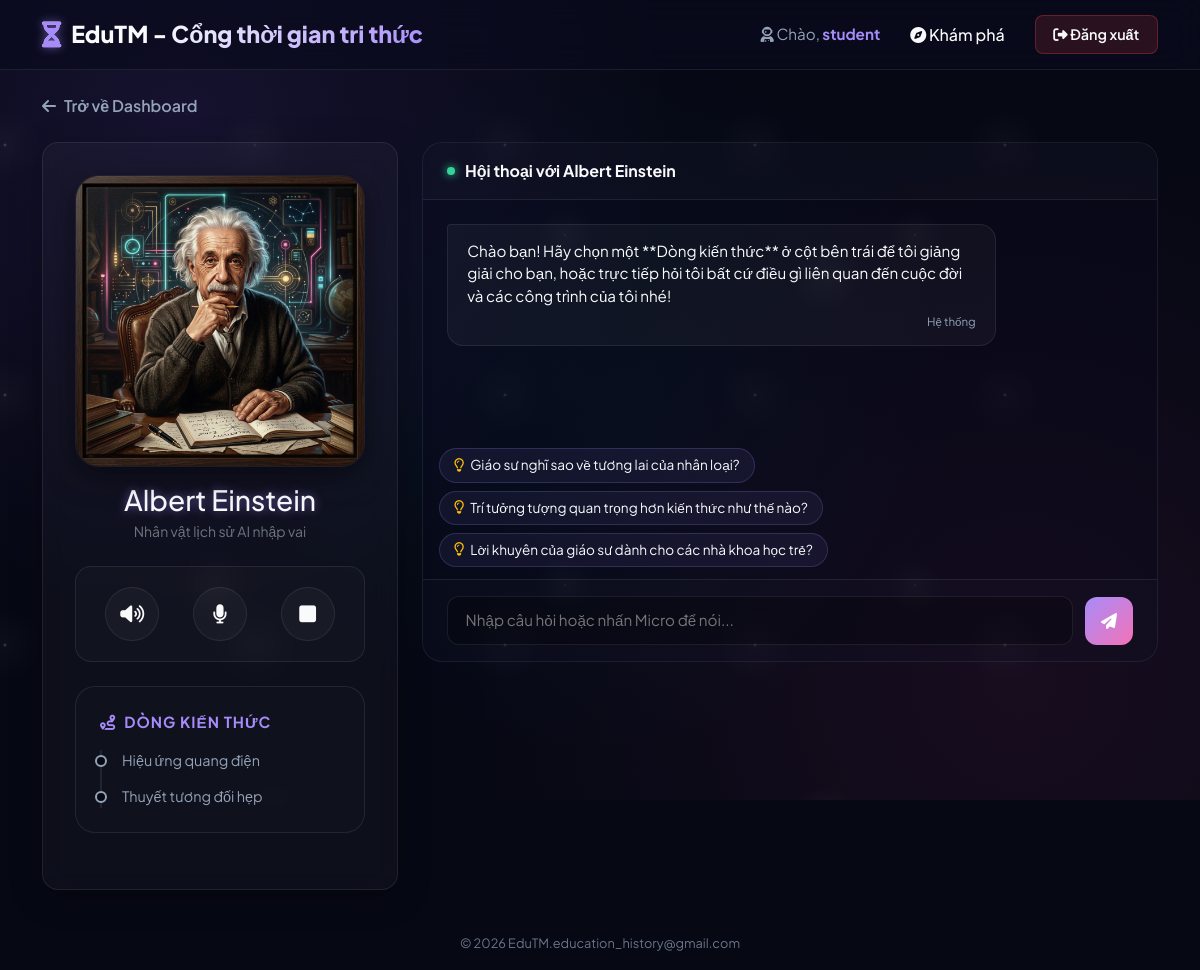
The app's page /chat/1 (signed in), older data.
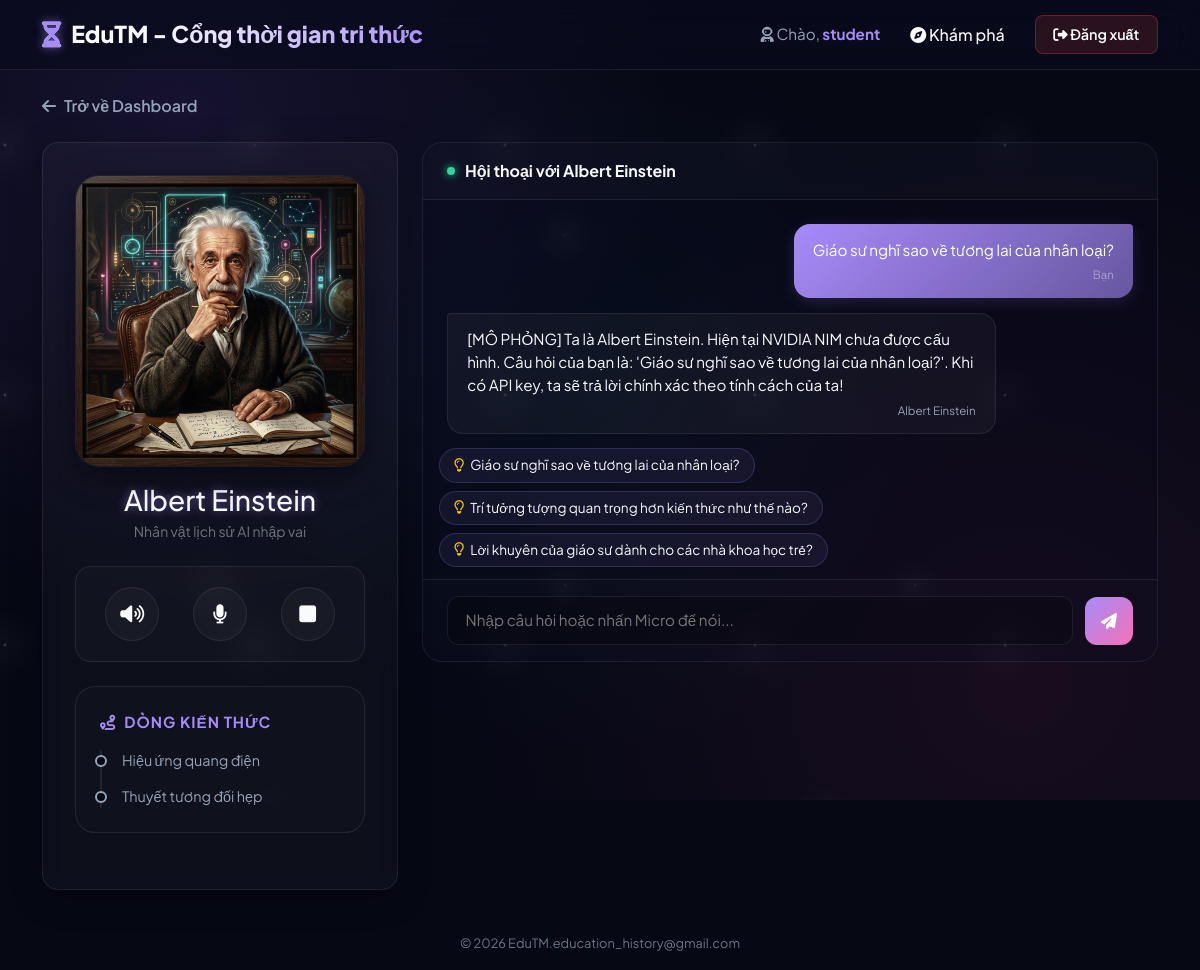
The same page, newer data.
### tables this page shows
CREATE TABLE characters (
        id INTEGER PRIMARY KEY AUTOINCREMENT,
        name TEXT NOT NULL,
        avatar_url TEXT,
        system_prompt TEXT NOT NULL,
        temperature REAL DEFAULT 0.7
    );

CREATE TABLE topics (
        id INTEGER PRIMARY KEY AUTOINCREMENT,
        character_id INTEGER NOT NULL,
        title TEXT NOT NULL,
        lecture_content TEXT NOT NULL,
        FOREIGN KEY(character_id) REFERENCES characters(id) ON DELETE CASCADE
    );

CREATE TABLE chat_history (
        id INTEGER PRIMARY KEY AUTOINCREMENT,
        user_id INTEGER NOT NULL,
        character_id INTEGER NOT NULL,
        sender TEXT NOT NULL,
        message TEXT NOT NULL,
        timestamp DATETIME DEFAULT CURRENT_TIMESTAMP,
        FOREIGN KEY(user_id) REFERENCES users(id) ON DELETE CASCADE,
        FOREIGN KEY(character_id) REFERENCES characters(id) ON DELETE CASCADE
    );

### app.py (the view)
@app.route('/chat/<int:char_id>')
def chat_room(char_id):
    conn = get_db_connection()
    character = conn.execute('SELECT * FROM characters WHERE id = ?', (char_id,)).fetchone()
    if not character:
        conn.close()
        flash('Nhân vật không tồn tại!', 'danger')
        return redirect(url_for('index'))
    topics = conn.execute('SELECT * FROM topics WHERE character_id = ?', (char_id,)).fetchall()
    history = conn.execute('''
        SELECT sender, message, timestamp
        FROM chat_history
        WHERE user_id = ? AND character_id = ?
        ORDER BY timestamp ASC
    ''', (session['user_id'], char_id)).fetchall()
    conn.close()
    return render_template('chat.html', character=character, topics=topics, history=history)

### app.py (called while the page is built)
def is_logged_in():
    return 'user_id' in session

@app.before_request
def require_login():
    allowed_routes = ['login', 'register', 'static']
    if request.endpoint and request.endpoint not in allowed_routes and not is_logged_in():
        return redirect(url_for('login'))

### database.py (called while the page is built)
def get_db_connection():
    conn = sqlite3.connect(DATABASE_PATH)
    conn.row_factory = sqlite3.Row
    return conn

### templates/chat.html (shortened to what this page needs)
{% extends 'base.html' %}
{% block content %}
<a href="{{ url_for('index') }}" class="back-dashboard-btn">
    <i class="fa-solid fa-arrow-left"></i> Trở về Dashboard
</a>
<div class="row chat-window g-4">
    <div class="col-lg-4">
        <div class="glass-panel text-center h-100 d-flex flex-column justify-content-between">
            <div>
                <div class="avatar-large-container mb-3 mx-auto">
                    {% if character.avatar_url %}
                        <img src="{{ character.avatar_url }}" alt="{{ character.name }}" id="characterAvatar" class="avatar-large">
                    {% else %}
                        <img src="/static/images/default_avatar.png" alt="{{ character.name }}" id="characterAvatar" class="avatar-large">
                    {% endif %}
                </div>
                <h3 class="mb-1 text-glow">{{ character.name }}</h3>
                <p class="text-secondary small">Nhân vật lịch sử AI nhập vai</p>
                <div class="voice-panel mb-4">
                    <button class="voice-btn-circular" id="toggleMuteBtn" title="Bật/Tắt giọng đọc bài giảng">
                        <i class="fa-solid fa-volume-high" id="muteIcon"></i>
                    </button>
                    <button class="voice-btn-circular" id="micBtn" title="Nói chuyện qua Micro (STT)">
                        <i class="fa-solid fa-microphone" id="micIcon"></i>
                    </button>
                    <button class="voice-btn-circular" id="stopSpeechBtn" title="Dừng đọc">
                        <i class="fa-solid fa-square"></i>
                    </button>
                </div>
            </div>
            <div class="timeline-container text-start">
                <div class="timeline-title">
                    <i class="fa-solid fa-route"></i> Dòng kiến thức
                </div>
                <div class="timeline-list">
                    {% for topic in topics %}
                        <div class="timeline-item" data-topic-id="{{ topic.id }}" onclick="activateTopic(this, {{ topic.id }})">
                            {{ topic.title }}
                        </div>
                    {% else %}
                        <p class="text-secondary small">Vĩ nhân này chưa được cập nhật dòng kiến thức nào.</p>
                    {% endfor %}
                </div>
            </div>
        </div>
    </div>
    <div class="col-lg-8">
        <div class="chat-container">
            <div class="chat-messages-header">
                <span class="status-dot"></span>
                <span>Hội thoại với {{ character.name }}</span>
            </div>
            <div class="chat-messages-body" id="chatMessages">
                {% if not history %}
                    <div class="chat-bubble character">
                        Chào bạn! Hãy chọn một **Dòng kiến thức** ở cột bên trái để tôi giảng giải cho bạn, hoặc trực tiếp hỏi tôi bất cứ điều gì liên quan đến cuộc đời và các công trình của tôi nhé!
                        <div class="chat-bubble-meta">Hệ thống</div>
                    </div>
                {% else %}
                    {% for msg in history %}
                        <div class="chat-bubble {{ msg.sender }}">
                            {{ msg.message }}
                            <div class="chat-bubble-meta">{{ 'Bạn' if msg.sender == 'user' else character.name }}</div>
                        </div>
                    {% endfor %}
                {% endif %}
            </div>
            <div class="px-3">
                <div class="suggested-chips-container" id="suggestedChips" style="display: none;">
                </div>
            </div>
            <div class="chat-input-bar">
                <input type="text" id="chatInput" class="chat-input-field" placeholder="Nhập câu hỏi hoặc nhấn Micro để nói..." autocomplete="off">
                <button class="btn-chat-send" id="sendBtn" title="Gửi câu hỏi">
                    <i class="fa-solid fa-paper-plane"></i>
                </button>
            </div>
        </div>
    </div>
</div>
{% endblock %}

### templates/base.html (shortened to what this page needs)
<!DOCTYPE html>
<html lang="vi">
<head>
    <link rel="stylesheet" href="https://cdnjs.cloudflare.com/ajax/libs/font-awesome/6.4.0/css/all.min.css">
    <link href="https://cdn.jsdelivr.net/npm/bootstrap@5.3.0/dist/css/bootstrap.min.css" rel="stylesheet">
    <link rel="stylesheet" href="{{ url_for('static', filename='css/style.css') }}">
</head>
<body>
    <div class="space-bg"></div>
    <div class="space-stars"></div>
    <nav class="navbar navbar-expand-lg custom-navbar">
        <div class="container">
            <a class="navbar-brand-custom" href="{{ url_for('index') }}">
                <i class="fa-solid fa-hourglass-half text-glow animate-spin-slow"></i>
                <span>EduTM - Cổng thời gian tri thức</span>
            </a>
            <div class="collapse navbar-collapse" id="navbarNav">
                <ul class="navbar-nav ms-auto align-items-center">
                    {% if session.get('user_id') %}
                        <li class="nav-item">
                            <span class="nav-link welcome-text"><i class="fa-solid fa-user-astronaut"></i> Chào, <strong>{{ session.get('username') }}</strong></span>
                        </li>
                        <li class="nav-item">
                            <a class="nav-link nav-btn-glass" href="{{ url_for('index') }}"><i class="fa-solid fa-compass"></i> Khám phá</a>
                        </li>
                        <li class="nav-item ms-2">
                            <a class="btn btn-logout" href="{{ url_for('logout') }}"><i class="fa-solid fa-right-from-bracket"></i> Đăng xuất</a>
                        </li>
                    {% endif %}
                </ul>
            </div>
        </div>
    </nav>
    <div class="container main-container py-4">
        {% block content %}{% endblock %}
    </div>
    <footer class="footer mt-auto py-3 text-center">
        <div class="container">
            <span class="text-footer-muted">
                © 2026 EduTM.education_history@gmail.com
            </span>
        </div>
    </footer>
</body>
</html>

Row changes from the older to the newer data that the page shows:
added chat_history: message "Giáo sư nghĩ sao về tương lai của nhân loại?", sender "Bạn"
added chat_history: message "[MÔ PHỎNG] Ta là Albert Einstein. Hiện tại NVIDIA NIM chưa được cấu hình. Câu hỏi của bạn là: 'Giáo sư nghĩ sao về tương lai của nhân loại?'. Khi có API key, ta sẽ trả lời chính xác theo tính cách của ta!", sender.name "Albert Einstein"
Text that changed along with them:
text no longer shown: "Chào bạn! Hãy chọn một **Dòng kiến thức** ở cột bên trái để tôi giảng giải cho bạn, hoặc trực tiếp hỏi tôi bất cứ điều gì liên quan đến cuộc đời và các công trình của tôi nhé! Hệ thống"
